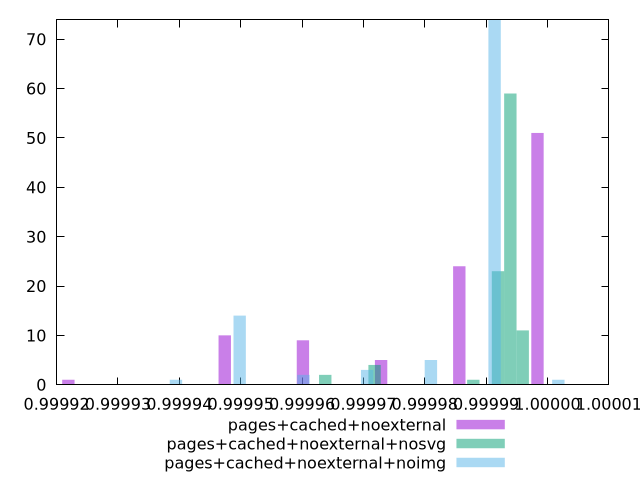

This chart was generated by the following gnuplot code:
$_pagesCachedNoexternal <<EOF
0.9999983638823595 51
0.9999473981637986 10
0.9999728810230791 5
0.9999856224527193 24
0.9999219153045182 1
0.9999601395934389 9
EOF
$_pagesCachedNoexternalNosvg <<EOF
0.9999718216519619 4
0.9999959538960821 11
0.9999939428757387 59
0.9999879098147088 1
0.9999919318553954 23
0.9999637775705884 2
EOF
$_pagesCachedNoexternalNoimg <<EOF
0.9999913794114621 74
0.999980992480625 5
0.9999602186189508 2
0.9999498316881137 14
0.9999706055497879 3
0.9999394447572766 1
1.0000017663422993 1
EOF
set key outside below
set terminal pngcairo
set output "report_00005_2020-11-02T22-26-11.212Z/max-potential-fid/max-potential-fid_pages+cached+noexternal_pages+cached+noexternal+nosvg_pages+cached+noexternal+noimg+hist.png"
set boxwidth 0.0000020110203433551237
set style fill transparent solid 0.5 noborder
set yrange [0:74]
plot $_pagesCachedNoexternal title "pages+cached+noexternal" with boxes ,$_pagesCachedNoexternalNosvg title "pages+cached+noexternal+nosvg" with boxes ,$_pagesCachedNoexternalNoimg title "pages+cached+noexternal+noimg" with boxes ,
